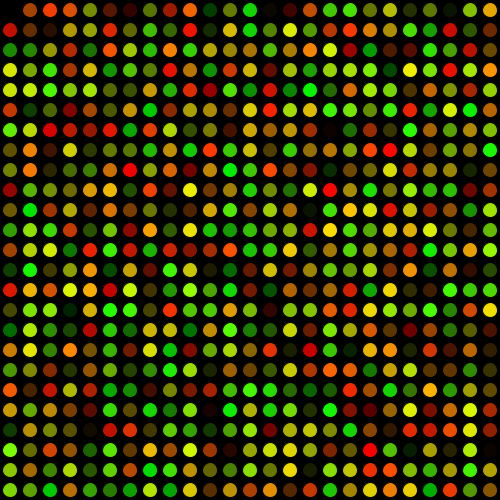
Frame 1 (no input)
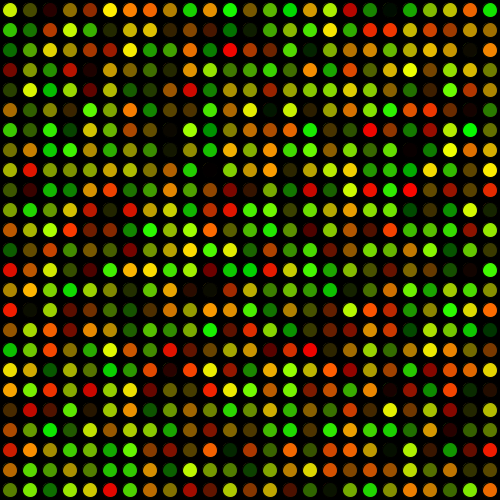
Frame 60 (the mouse pressed at the canvas centre just before this capture)
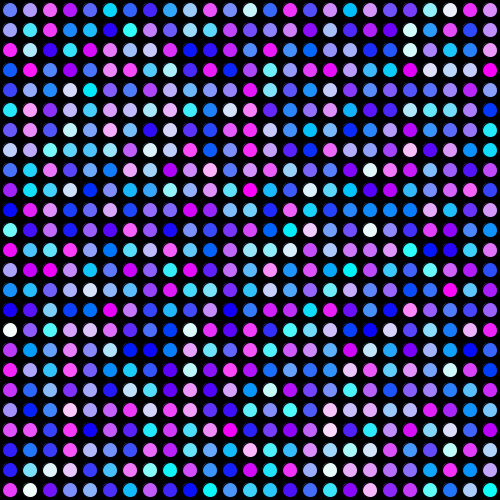
Frame 120 (the mouse held since frame 60 and released just before this capture)

The Processing sketch that drew these frames (run headless with seeded random() and noise(); from frame 60 on, the mouse is pressed at the canvas centre):

// Processing sketch: processing_109641
// ── processing_109641.pde

//53077582 Li Cheuk Hin 2013-09-13
//assignment 1

int r,g,b=0;//initialize vars
//value of red, green and blue is r,g,b respectively

void setup(){
  size(500,500);
  background(0);
}

void draw() {
  for (int y=10; y<=height-10; y=y+20) {
  for (int x=10; x<=width-10; x=x+20) {//used for loop to generate ellipses
    fill(r,g,b);
    r=floor(random(255));
    g=floor(random(255));//r,g of the circle will be generated randomly
    ellipse(x,y,15,15);//x,y means the coordinates of each ellipse
  }
  }
}

void keyPressed() {//key event
  if (key == ENTER) {//the below events will happen when enter is pressed 
  if (b<255) {//if b is smaller than 255
    b=b+50;//b will increase by 50 when enter is pressed
  } else {
    b=0;//when b is larger than 255, it will be reset as 0
  }
  }  
//}
}

void mousePressed() {//mouse event
  if (b>0) {//if b is larger than 0
    b=b-50;//b will decrease by 50 when mouse is pressed
  } else {
    b=250;//when b is smaller than 0, it will be reset as 250
  }
}
